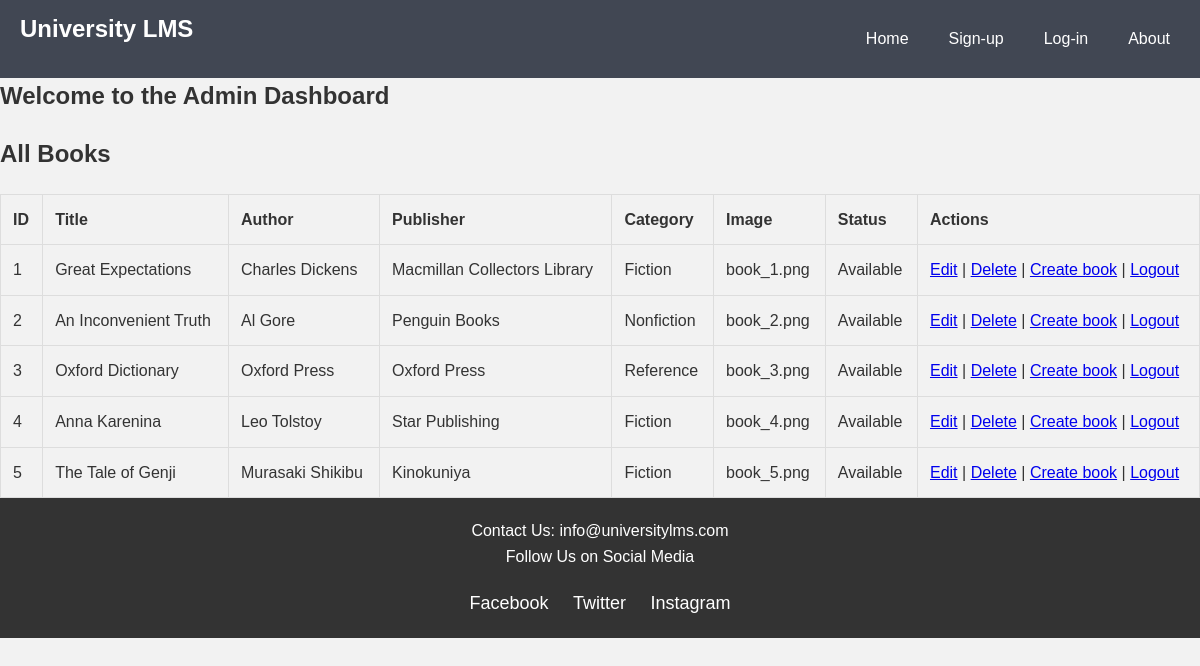
Screenshot of /admin/admin_dashboard.php (signed in) with the database file from the repository.
### tables this page shows
CREATE TABLE `books` (
  `book_id` int(11) NOT NULL,
  `book_title` varchar(30) NOT NULL,
  `author` varchar(30) NOT NULL,
  `publisher` varchar(30) NOT NULL,
  `language` enum('English','French','German','Mandarin','Japanese','Russian','Other') DEFAULT 'English',
  `category` enum('Fiction','Nonfiction','Reference') DEFAULT 'Fiction',
  `image` varchar(255) DEFAULT NULL
);

### admin/admin_dashboard.php (the view, shortened to what this page needs)
<?php
$db = new Database();
$connection = $db->getConnection();
$stmt = $connection->prepare("SELECT b.book_id, b.book_title, b.author, b.publisher, b.category, b.image,
                                     IFNULL(bs.status, 'Available') AS status
                              FROM books b
                              LEFT JOIN book_status bs ON b.book_id = bs.book_id");
$stmt->execute();
$books = $stmt->fetchAll(PDO::FETCH_ASSOC);
?>
<!DOCTYPE html>
<html lang="en">
<head>
    <link rel="stylesheet" href="../assets/css/style.css">
</head>
<body>
<?php include '../includes/header.php'; ?>
<br>
<br>
<br>
    <h1>Welcome to the Admin Dashboard</h1>
    <h2>All Books</h2>
    <table>
        <tr>
            <th>ID</th>
            <th>Title</th>
            <th>Author</th>
            <th>Publisher</th>
            <th>Category</th>
            <th>Image</th>
            <th>Status</th>
            <th>Actions</th>
        </tr>
        <?php foreach ($books as $b): ?>
            <tr>
                <td><?php echo htmlspecialchars($b['book_id'] ?? ''); ?></td>
                <td><?php echo htmlspecialchars($b['book_title'] ?? ''); ?></td>
                <td><?php echo htmlspecialchars($b['author'] ?? ''); ?></td>
                <td><?php echo htmlspecialchars($b['publisher'] ?? ''); ?></td>
                <td><?php echo htmlspecialchars($b['category'] ?? ''); ?></td>
                <td><?php echo htmlspecialchars($b['image'] ?? ''); ?></td>
                <td><?php echo htmlspecialchars($b['status'] ?? 'N/A'); ?></td>
                <td>
                    <a href="../admin/update.php?update_id=<?php echo $b['book_id']; ?>">Edit</a> |
                    <a href="admin_dashboard.php?delete_id=<?php echo $b['book_id']; ?>" onclick="return confirm('Are you sure you want to delete this book?');">Delete</a> |
                    <a href="../admin/create.php">Create book</a> |
                    <a href="../auth/logout.php">Logout</a>
                </td>
            </tr>
        <?php endforeach; ?>
    </table>
    <?php include '../includes/footer.php'; ?>
</body>
</html>

### assets/css/style.css (style rules this page uses)
* { margin: 0; padding: 0; box-sizing: border-box; }
body { font-family: 'Arial', sans-serif; line-height: 1.6; background-color: #f2f2f2; color: #333; }
h1 { margin-bottom: 20px; font-size: 24px; font-weight: bold; }
table { width: 100%; border-collapse: collapse; margin-top: 20px; }
th, td { padding: 12px; text-align: left; border: 1px solid #ddd; }
tbody tr:nth-child(even) { background-color: #f2f2f2; }

### rows the page displays
books: book_id "1", book_title "Great Expectations", author "Charles Dickens", publisher "Macmillan Collectors Library", category "Fiction", image "book_1.png", status "Available"
books: book_id "2", book_title "An Inconvenient Truth", author "Al Gore", publisher "Penguin Books", category "Nonfiction", image "book_2.png", status "Available"
books: book_id "3", book_title "Oxford Dictionary", author "Oxford Press", publisher "Oxford Press", category "Reference", image "book_3.png", status "Available"
books: book_id "4", book_title "Anna Karenina", author "Leo Tolstoy", publisher "Star Publishing", category "Fiction", image "book_4.png", status "Available"
books: book_id "5", book_title "The Tale of Genji", author "Murasaki Shikibu", publisher "Kinokuniya", category "Fiction", image "book_5.png", status "Available"
